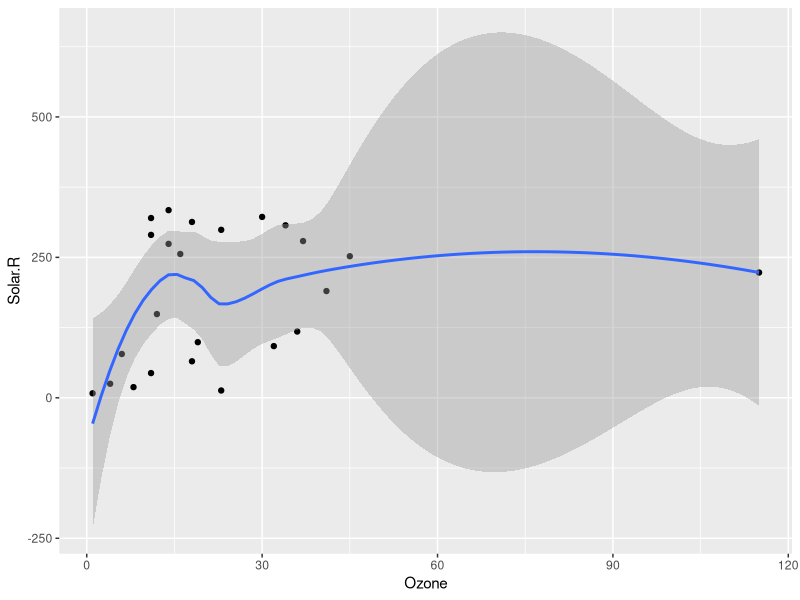
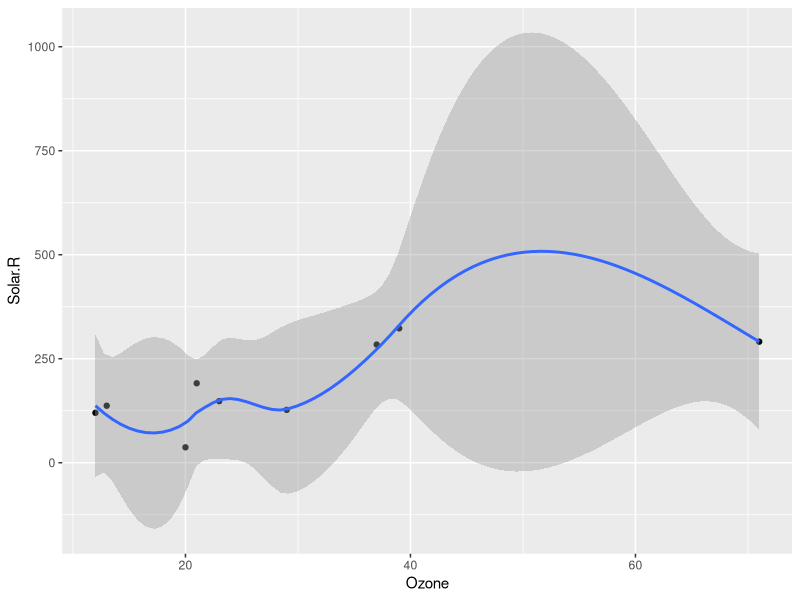
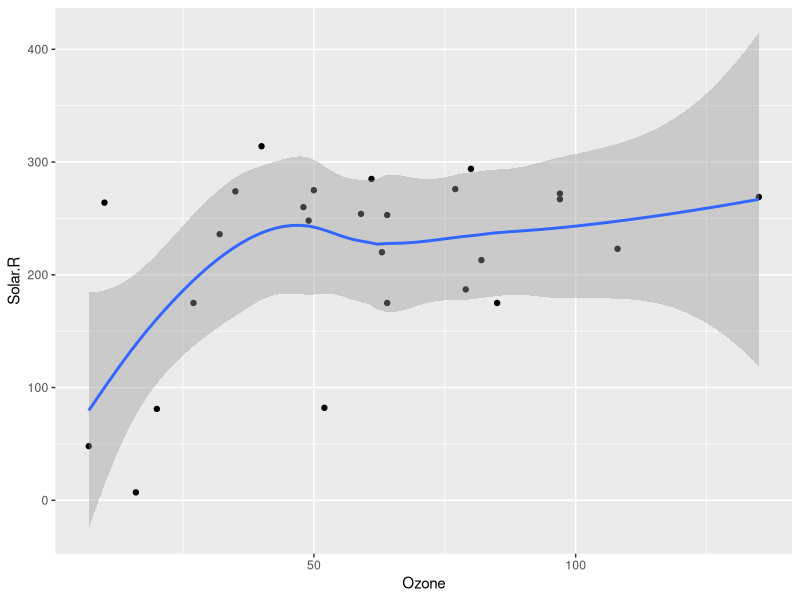
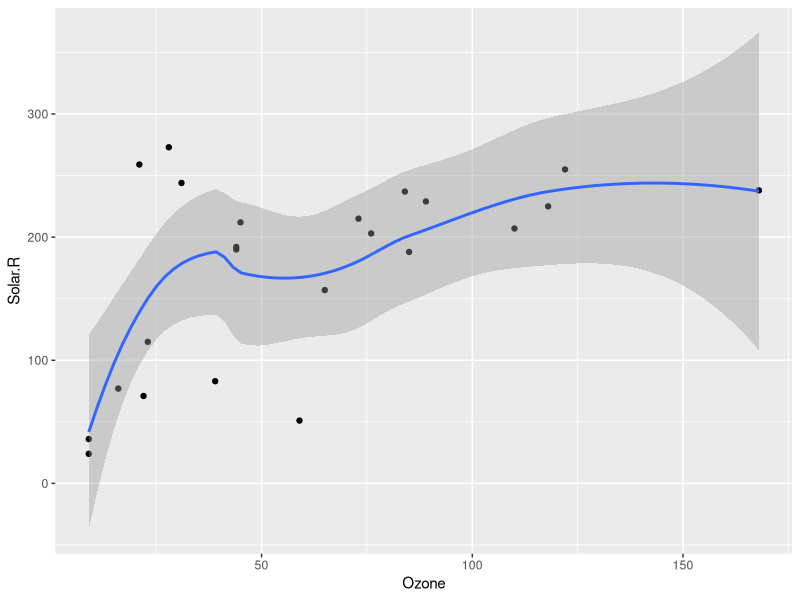
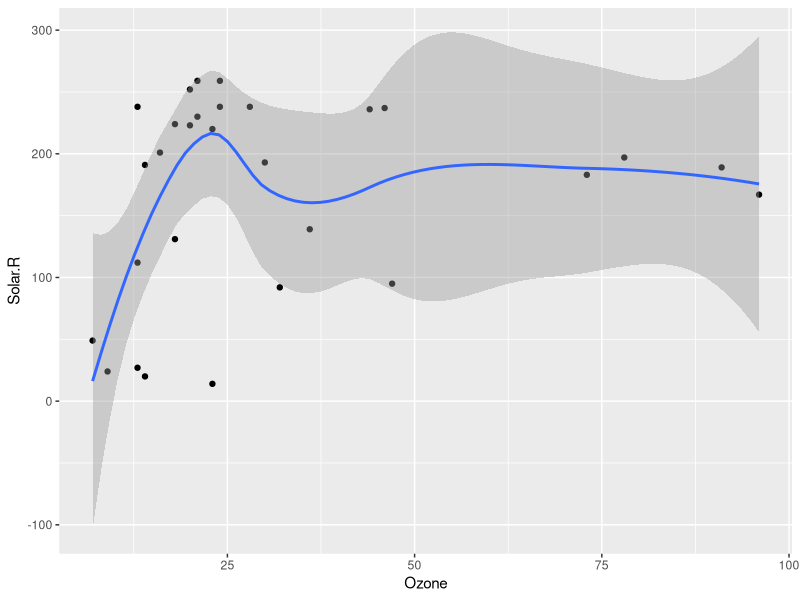

Recreate these plots in R, in order.
## ---- chunk 1

set.seed(123) # Set random number generation

m <- lm(mpg ~ hp + cyl + drat, mtcars)

l <- list(a = list(m = matrix(1:12, ncol = 3),
                   v = 1:7),
          b = data.frame(student = 1:15,
                         score = rnorm(15, 100, 10)))
## ---- chunk 2
# str(m)
m$qr$tol
## ---- chunk 3
str(m$model)

# attributes lists the attributes of an object
# attr extracts attributes out 

# extracting "term" attributes and assigning them as object:
terms <- attr(m$model, "term")

# viewing attributes of "terms":
# attributes(terms)

# extracting "term label" attributes from "terms"
attr(terms, "term.labels")

## ---- chunk 4

l$a$m

## ---- chunk 5

t <- l[["a"]]
t[["m"]]

# OR, this works too:

l[["a"]][["m"]]
## ---- chunk 6

# str(m)
# typeof(m)

m2 <- l[["a"]][["m"]]

# drop=FALSE tells it to maintain dimension structure after doing the subsetting. 
m2[ ,3, drop=FALSE]

## ---- chunk 7

l2 <- l[["b"]]
l2[7,2]

## ---- chunk 8

# airquality
month_split <- split(airquality, airquality$Month)
# str(month_split)

## ---- chunk 9

d2 <- rep(NA, length(month_split))
# tells d2 to repeat iterations for the length of month_split(so in this case, 5  times)

for(i in seq_along(d2)) 
  d2[i] <- mean(month_split[[i]][["Ozone"]], na.rm = TRUE) 

# in other words: for every iteration in the sequence (length already defined by  d2), calculate the mean for ozone, removing the NAs

d2 # need to call d2 because we filled it with the means 

## ---- chunk 10

# lapply
l <-lapply(month_split, function(x) mean(x$Ozone, na.rm=TRUE))
# str(l)

#  sapply simplifies output when possible
s <- sapply(month_split, function(x) mean(x$Ozone, na.rm=TRUE))
# str(s) to check out format of output

# vapply requires that we specify output type, here specified as double
v <- vapply(month_split, function(x) mean(x$Ozone, na.rm=TRUE), FUN.VALUE = double(1))
# str(v) 

## ---- chunk 11

library(tidyverse)

plots <- lapply(month_split, function(x) {
  ggplot(x, aes(Ozone, Solar.R)) +
    geom_point() +
    geom_smooth() +
    labs(
      title = 
    )
})

## ---- chunk 12

dir.create(here::here("joanna_plots"))
filenames <- here::here("joanna_plots",
                        paste0("Month", names(month_split), ".png"))
filenames

for(i in seq_along(plots)) {
  ggsave(filenames[i], 
         plots[[i]],
         device = "png",
         width = 6.5,
         height = 8)
}

